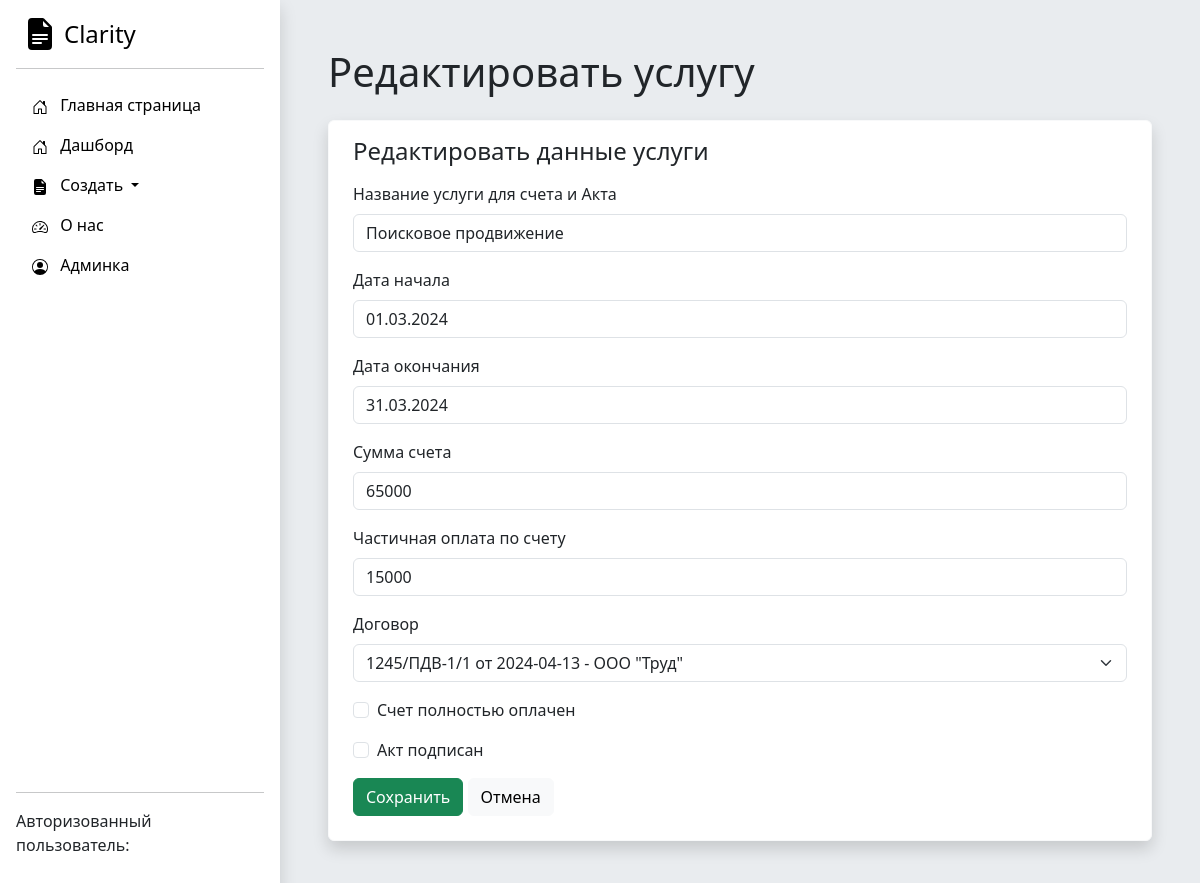
The page /service/4/edit/ on the database its author committed.
### Accounting/models.py (models this page shows, shortened)
class Service(models.Model):
    service_name = models.CharField('Название оказываемой услуги для счета и Акта', max_length=250)
    date_start = models.DateField('Дата начала оказания услуги')
    date_end = models.DateField('Дата окончания оказания услуги')
    price = models.IntegerField('Оплата за услугу')
    payment_made = models.IntegerField('Сумма частичной оплаты счета', db_default=0)
    dogovor = models.ForeignKey(Dogovor, on_delete=models.CASCADE)
    full_payment = models.BooleanField('Счет полностью оплачен')
    act_approved = models.BooleanField("Акт подписан")
    class Meta:
        verbose_name = "Услуга (локализованный этап)"
        verbose_name_plural = "Услуги (локализованные этапы)"

### Accounting/views.py (the view, shortened to what this page needs)
# urls.py: path('service/<int:pk>/edit/', views.service_edit, name='service-edit'),
def service_edit(request, pk):
    service = Service.objects.get(id=pk)
    error = ''
    form = ServiceForm(instance=service)
    context = {
        'form': form,
        'service': service,
        'error': error
    }
    return render(request, 'Accounting/service-edit.html', context)

### Accounting/models.py (called while the page is built)
    def __str__(self):
        return self.short_name

    def __str__(self):
        Field_in_django = (f'{self.nomer_dogovora} от {self.date_of_signing} - {self.organization}')
        return Field_in_django

### DAM/templates/Accounting/service-edit.html (shortened to what this page needs)
{% extends 'Accounting/base.html' %}
{% block content %}
<h1 class="mb-4">Редактировать услугу</h1>
<div class="card border-light shadow p-3 bg-body rounded">
    <h4 class="ms-2">Редактировать данные услуги </h4>
  <div class="m-2">
<form method="POST">
<div class="mb-3">
    <label class="form-label">Название услуги для счета и Акта</label>
{{ form.service_name }}
</div>
<div class="mb-3">
    <label class="form-label">Дата начала</label>
{{ form.date_start }}
</div>
<div class="mb-3">
    <label class="form-label">Дата окончания</label>
{{ form.date_end }}
</div>
<div class="mb-3">
    <label class="form-label">Сумма счета</label>
{{ form.price }}
</div>
<div class="mb-3">
    <label class="form-label">Частичная оплата по счету</label>
{{ form.payment_made }}
</div>
<div class="mb-3">
    <label class="form-label">Договор</label>
{{ form.dogovor }}
</div>
<div class="form-check mb-3">
  {{ form.full_payment }}
  <label class="form-check-label">Счет полностью оплачен</label>
</div>
<div class="form-check mb-3">
  {{ form.act_approved }}
  <label class="form-check-label">Акт подписан</label>
</div>
<div class="d-grid gap-2 d-md-block">
     <button type="submit"  class="btn btn-success" type="button">Сохранить</button>
     <a class="btn btn-light" href="/service/{{ service.id }}">Отмена</a>
</div>
</form>
</div>
</div>
{% endblock %}

### rows shown on the page
Service: service_name "Поисковое продвижение", date_start "01.03.2024", date_end "31.03.2024", price "65000", payment_made "15000", dogovor "1245/ПДВ-1/1 от 2024-04-13 - ООО \"Труд\""
